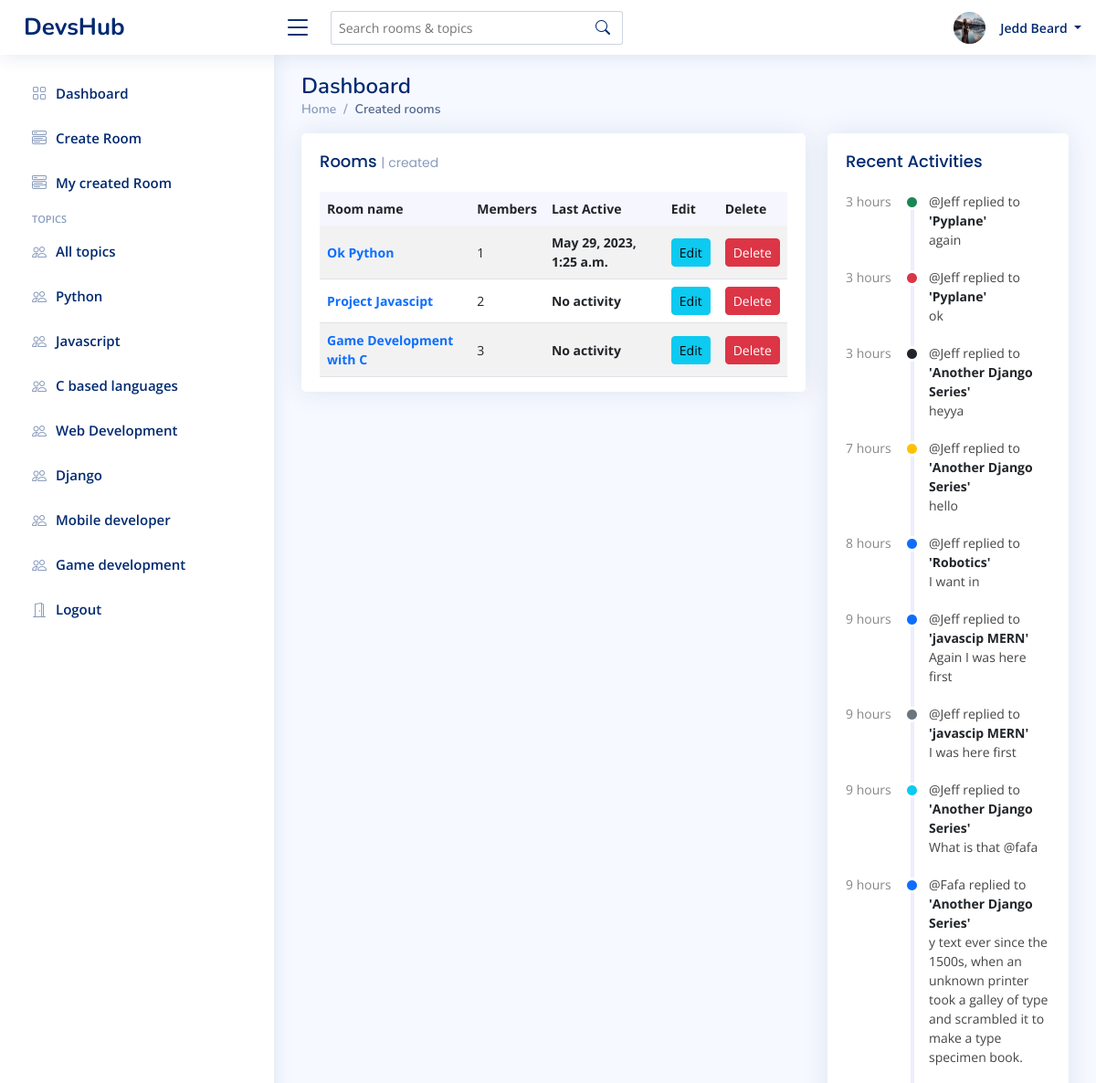
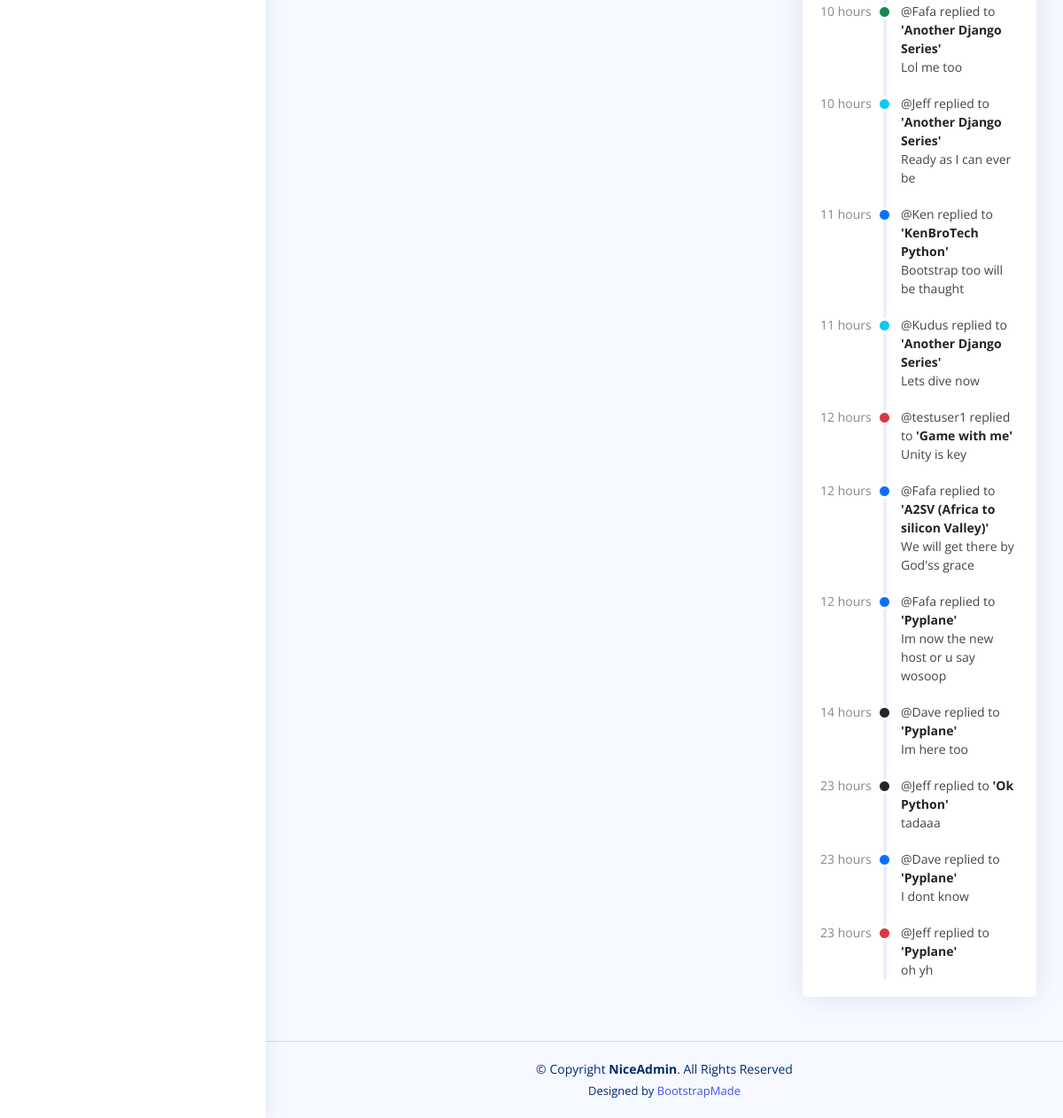
Page /created-rooms/ (signed in) on the committed database (2 pictures, top to bottom).
### base/models.py (models this page shows, shortened)
class Profile(models.Model):
    user = models.OneToOneField(User, on_delete=models.CASCADE)
    full_name = models.CharField(max_length=200, blank=True)
    profile_pic = models.ImageField(default="avatar.png", upload_to='profiles/', blank=True)
    bio =  models.TextField(blank=True)
    job = models.CharField(max_length=150, blank=True)
    company = models.CharField(max_length=200, blank=True)
    created = models.DateTimeField(auto_now_add=True)
    updated = models.DateTimeField(auto_now=True)

class Topic(models.Model):
    name = models.CharField(max_length=100)

class Room(models.Model):
    host = models.ForeignKey(User, on_delete=models.CASCADE, blank=True)
    topic = models.ForeignKey(Topic, on_delete=models.CASCADE)
    name = models.CharField(max_length=200)
    description = models.TextField()
    members = models.ManyToManyField(User, related_name="members", blank=True)
    created = models.DateTimeField(auto_now_add=True)
    updated = models.DateTimeField(auto_now=True)
    objects = RoomManager()
    class Meta:
        ordering = ["-updated", "-created"]
    def __str__(self):
        return self.name
    def last_active(self):
        messages = self.message_set.all().order_by('-created')
        if messages:
            return messages[0].created
        else:
            return "No activity"

class Message(models.Model):
    user = models.ForeignKey(User, on_delete=models.CASCADE)
    room = models.ForeignKey(Room, on_delete=models.CASCADE)
    body = models.TextField()
    created = models.DateTimeField(auto_now_add=True)
    updated = models.DateTimeField(auto_now=True)
    def get_random_color(self):
        colors = ["primary", "danger", "success", "dark", "info", "warning", "muted"]
        return random.choice(colors)
    class Meta:
        ordering = ["-created", '-updated']

### base/views.py (the view)
# urls.py: path("created-rooms/", created_rooms, name="created-rooms"),
@login_required(login_url="login")
def created_rooms(request):
    empty_activity = False
    room = Room.objects.return_all_created_rooms(request.user)
    topics = Topic.objects.all()
    room_messages = Message.objects.all().order_by("-created")[:20]
    if len(room_messages) == 0:
        empty_activity = True
    context = {
        "room_messages": room_messages,
        'empty_activity': empty_activity,
        'topics':topics,
        'rooms':room,
    }
    return render(request, 'base/created_rooms.html', context)

### base/models.py (called while the page is built)
    def return_all_created_rooms(self, user):
        rooms = []
        for room in Room.objects.all():
            if room.host == user:
                rooms.append(room)
        return rooms

### base/templatetags/custom_filters.py (called while the page is built)
@register.filter
def hours_since(value):
    if timezone.is_aware(value):
        now = timezone.now()
    else:
        now = timezone.make_aware(timezone.now(), timezone.get_current_timezone())
    delta = now - value
    hours = delta.total_seconds() // 3600
    return int(hours)

### base/templates/base/created_rooms.html (shortened to what this page needs)
{% extends 'main.html' %}
{% load static %}
{% load custom_filters %}
{% block css_files %}
<link href="{% static 'vendor/bootstrap/css/bootstrap.min.css' %}" rel="stylesheet">
<link href="{% static 'vendor/bootstrap-icons/bootstrap-icons.css' %}" rel="stylesheet">
<link href="{% static 'css/style.css' %}" rel="stylesheet">
{% endblock css_files %}
{% block content %}
<main id="main" class="main">
    <div class="pagetitle">
      <h1>Dashboard</h1>
      <nav>
        <ol class="breadcrumb">
          <li class="breadcrumb-item"><a href="index.html">Home</a></li>
          <li class="breadcrumb-item active">Created rooms</li>
        </ol>
      </nav>
    </div>
    <section class="section dashboard">
      <div class="row">
        <div class="col-lg-8">
          <div class="row">
            <div class="col-12">
            <div class="col-12">
              <div class="card top-selling overflow-auto">
                <div class="card-body pb-0">
                  <h5 class="card-title">Rooms <span>| created</span></h5>
                  <table class="table table-striped">
                    <thead>
                      <tr>
                        <th scope="col">Room name</th>
                        <th scope="col">Members</th>
                        <th scope="col">Last Active</th>
                        <th scope="col">Edit</th>
                        <th scope="col">Delete</th>
                      </tr>
                    </thead>
                    <tbody>
                      {% if empty_rooms %}
                      <h4>No available room</h4>
                      {% else %}
                      {% for room in rooms %}
                      <tr>
                        <td><a href="{% url 'room' room.id %}" class="text-primary fw-bold">{{room.name}}</a></td>
                        <td>{{room.members.all|length}}</td>
                        <td class="fw-bold">{{room.last_active}}</td>
                        <td><a class="btn btn-info btn-sm" href="">Edit</a></td>
                        <td><a class="btn btn-danger btn-sm" href="{% url 'delete-room' room.id %}">Delete</a></td>
                      </tr>
                      {% endfor %}
                      {% endif %}
                    </tbody>
                  </table>
                </div>
              </div>
            </div>
            </div>
          </div>
        </div>
        <div class="col-lg-4">
          <div class="card">
            <div class="card-body">
              <h5 class="card-title">Recent Activities</h5>
              <div class="activity">
                {% if empty_activity %}
                  <h5>No recent activity</h5>
                {% else %}
                {% for item in room_messages %}
                <div class="activity-item d-flex">
                  <div class="activite-label">{{item.created|hours_since}} hours</div>
                  <i class='bi bi-circle-fill activity-badge text-{{item.get_random_color}} align-self-start'></i>
                  <div class="activity-content">
                    @{{item.user}} replied to <a href="#" class="fw-bold text-dark">'{{item.room}}'</a> <br>{{item.body}}
                  </div>
                </div>
                {% endfor %}
                {% endif %}
              </div>
            </div>
          </div>
        </div>
      </div>
    </section>
  </main>
{% endblock content %}

### templates/navbar.html (shortened to what this page needs)
  <header id="header" class="header fixed-top d-flex align-items-center">
    <div class="d-flex align-items-center justify-content-between">
      <a href="{% url 'home' %}" class="logo d-flex align-items-center">
        <span class="d-none d-lg-block">DevsHub</span>
      </a>
      <i class="bi bi-list toggle-sidebar-btn"></i>
    </div>
    <div class="search-bar">
      <form class="search-form d-flex align-items-center" method="GET" action="{% url 'home' %}">
        <input type="text" name="q" placeholder="Search rooms & topics" title="Enter search keyword">
        <button type="submit" title="Search"><i class="bi bi-search"></i></button>
      </form>
    </div>
    <nav class="header-nav ms-auto">
      <ul class="d-flex align-items-center">
        {% if user.is_authenticated %}
        <li class="nav-item dropdown pe-3">
          <a class="nav-link nav-profile d-flex align-items-center pe-0" href="#" data-bs-toggle="dropdown">
            <img src="{{request.user.profile.profile_pic.url}}" style="height: 35px; width:35px;" alt="Profile" class="rounded-circle me-2">
            <span class="d-none d-md-block dropdown-toggle ps-2">
              {% if request.user.profile.full_name %}
                {{request.user.profile.full_name}}
              {% else %}
                {{request.user}}
               {% endif %}
            </span>
          </a>
        </li>
        {% else %}
        <a href="{% url 'login' %}" class="btn btn-primary me-3">Login</a>
        {% endif %}
      </ul>
    </nav>
  </header>

### templates/aside.html
  <aside id="sidebar" class="sidebar">
    <ul class="sidebar-nav" id="sidebar-nav">
      <li class="nav-item">
        <a class="nav-link collapsed" href="{% url 'home' %}">
          <i class="bi bi-grid"></i>
          <span>Dashboard</span>
        </a>
      </li>
      <li class="nav-item">
        <a class="nav-link collapsed" data-bs-target="#components-nav" href="{% url 'create-room' %}">
          <i class="bi bi-menu-button-wide"></i><span>Create Room</span>
        </a>
      </li>
      <li class="nav-item">
        <a class="nav-link collapsed" data-bs-target="#components-nav" href="{% url 'created-rooms' %}">
          <i class="bi bi-menu-button-wide"></i><span>My created Room</span>
        </a>
      </li>
      <li class="nav-heading">Topics</li>
      <li class="nav-item">
        <a class="nav-link collapsed" href="{% url 'home' %}">
        <i class="bi bi-people"></i>
        <span>All topics</span>
        </a>
    </li>
      {% for topic in topics %}
        <li class="nav-item">
            <a class="nav-link collapsed" href="{% url 'home' %}?q={{topic.name}}">
            <i class="bi bi-people"></i>
            <span>{{topic.name}}</span>
            </a>
        </li>
      {% endfor %}
      {% if user.is_authenticated %}
      <li class="nav-item">
        <a class="nav-link collapsed" href="{% url 'logout' %}">
        <i class="bi bi-door-open"></i>
        <span>Logout</span>
        </a>
      </li>
      {% endif %}
    </ul>
  </aside>

### static/css/style.css (style rules this page uses)
:root { scroll-behavior: smooth; }
body { font-family: "Open Sans", sans-serif; background: #f6f9ff; color: #444444; }
a { color: #4154f1; text-decoration: none; }
h1, h2, h3, h4, h5, h6 { font-family: "Nunito", sans-serif; }
#main { margin-top: 60px; padding: 20px 30px; transition: all 0.3s; }
.pagetitle { margin-bottom: 10px; }
.pagetitle h1 { font-size: 24px; margin-bottom: 0; font-weight: 600; color: #012970; }
.card { margin-bottom: 30px; border: none; border-radius: 5px; box-shadow: 0px 0 30px rgba(1, 41, 112, 0.1); }
.card-title { padding: 20px 0 15px 0; font-size: 18px; font-weight: 500; color: #012970; font-family: "Poppins", sans-serif; }
.card-title span { color: #899bbd; font-size: 14px; font-weight: 400; }
.card-body { padding: 0 20px 20px 20px; }
.breadcrumb { font-size: 14px; font-family: "Nunito", sans-serif; color: #899bbd; font-weight: 600; }
.breadcrumb a { color: #899bbd; transition: 0.3s; }
.breadcrumb .breadcrumb-item::before { color: #899bbd; }
.breadcrumb .active { color: #51678f; font-weight: 600; }
.logo { line-height: 1; }
@media (min-width: 1200px) { .logo { width: 280px; } }
.logo span { font-size: 26px; font-weight: 700; color: #012970; font-family: "Nunito", sans-serif; }
.header { transition: all 0.5s; z-index: 997; height: 60px; box-shadow: 0px 2px 20px rgba(1, 41, 112, 0.1); background-color: #fff; padding-left: 20px; }
.header .toggle-sidebar-btn { font-size: 32px; padding-left: 10px; cursor: pointer; color: #012970; }
.header .search-bar { min-width: 360px; padding: 0 20px; }
.header .search-form { width: 100%; }
.header .search-form input { border: 0; font-size: 14px; color: #012970; border: 1px solid rgba(1, 41, 112, 0.2); padding: 7px 38px 7px 8px; border-radius: 3px; transition: 0.3s; width: 100%; }
.header .search-form button { border: 0; padding: 0; margin-left: -30px; background: none; }
.header .search-form button i { color: #012970; }
.header-nav ul { list-style: none; }
.header-nav>ul { margin: 0; padding: 0; }
.header-nav .nav-profile { color: #012970; }
.header-nav .nav-profile img { max-height: 36px; }
.header-nav .nav-profile span { font-size: 14px; font-weight: 600; }
.sidebar { position: fixed; top: 60px; left: 0; bottom: 0; width: 300px; z-index: 996; transition: all 0.3s; padding: 20px; overflow-y: auto; scrollbar-width: thin; scrollbar-color: #aab7cf transparent; box-shadow: 0px 0px 20px rgba(1, 41, 112, 0.1); background-color: #fff; }
@media (min-width: 1200px) { #main, #footer { margin-left: 300px; } }
.sidebar-nav { padding: 0; margin: 0; list-style: none; }
.sidebar-nav li { padding: 0; margin: 0; list-style: none; }
.sidebar-nav .nav-item { margin-bottom: 5px; }
.sidebar-nav .nav-heading { font-size: 11px; text-transform: uppercase; color: #899bbd; font-weight: 600; margin: 10px 0 5px 15px; }
.sidebar-nav .nav-link { display: flex; align-items: center; font-size: 15px; font-weight: 600; color: #4154f1; transition: 0.3; background: #f6f9ff; padding: 10px 15px; border-radius: 4px; }
.sidebar-nav .nav-link i { font-size: 16px; margin-right: 10px; color: #4154f1; }
.sidebar-nav .nav-link.collapsed { color: #012970; background: #fff; }
.sidebar-nav .nav-link.collapsed i { color: #899bbd; }
.dashboard .activity { font-size: 14px; }
.dashboard .activity .activity-item .activite-label { color: #888; position: relative; flex-shrink: 0; flex-grow: 0; min-width: 64px; }
.dashboard .activity .activity-item .activite-label::before { content: ""; position: absolute; right: -11px; width: 4px; top: 0; bottom: 0; background-color: #eceefe; }
.dashboard .activity .activity-item .activity-badge { margin-top: 3px; z-index: 1; font-size: 11px; line-height: 0; border-radius: 50%; flex-shrink: 0; border: 3px solid #fff; flex-grow: 0; }
.dashboard .activity .activity-item .activity-content { padding-left: 10px; padding-bottom: 20px; }
.dashboard .activity .activity-item:first-child .activite-label::before { top: 5px; }
.dashboard .activity .activity-item:last-child .activity-content { padding-bottom: 0; }
.dashboard .top-selling { font-size: 14px; }
.dashboard .top-selling .table thead { background: #f6f6fe; }
.dashboard .top-selling .table thead th { border: 0; }
.dashboard .top-selling .table tbody td { vertical-align: middle; }

### rows in the picture
Topic: name "Python"
Topic: name "Javascript"
Topic: name "C based languages"
Topic: name "Web Development"
Topic: name "Django"
Topic: name "Mobile developer"
Topic: name "Game development"
Room: name "Ok Python", members.all|length "1", last_active "May 29, 2023, 1:25 a.m."
Room: name "Project Javascipt", members.all|length "2", last_active "No activity"
Room: name "Game Development with C", members.all|length "3", last_active "No activity"
Message: created|hours_since "3", user "Jeff", room "Pyplane", body "again"
Message: created|hours_since "3", user "Jeff", room "Pyplane", body "ok"
Message: created|hours_since "3", user "Jeff", room "Another Django Series", body "heyya"
Message: created|hours_since "7", user "Jeff", room "Another Django Series", body "hello"
Message: created|hours_since "8", user "Jeff", room "Robotics", body "I want in"
Message: created|hours_since "9", user "Jeff", room "javascip MERN", body "Again I was here first"
Message: created|hours_since "9", user "Jeff", room "javascip MERN", body "I was here first"
Message: created|hours_since "9", user "Jeff", room "Another Django Series", body "What is that @fafa"
Message: created|hours_since "9", user "Fafa", room "Another Django Series", body "y text ever since the 1500s, when an unknown printer took a galley of type and scrambled it to make a type specimen book."
Message: created|hours_since "10", user "Fafa", room "Another Django Series", body "Lol me too"
Message: created|hours_since "10", user "Jeff", room "Another Django Series", body "Ready as I can ever be"
Message: created|hours_since "11", user "Ken", room "KenBroTech Python", body "Bootstrap too will be thaught"
Message: created|hours_since "11", user "Kudus", room "Another Django Series", body "Lets dive now"
Message: created|hours_since "12", user "testuser1", room "Game with me", body "Unity is key"
Message: created|hours_since "12", user "Fafa", room "A2SV (Africa to silicon Valley)", body "We will get there by God'ss grace"
Message: created|hours_since "12", user "Fafa", room "Pyplane", body "Im now the new host or u say wosoop"
Message: created|hours_since "14", user "Dave", room "Pyplane", body "Im here too"
Message: created|hours_since "23", user "Jeff", room "Ok Python", body "tadaaa"
Message: created|hours_since "23", user "Dave", room "Pyplane", body "I dont know"
Message: created|hours_since "23", user "Jeff", room "Pyplane", body "oh yh"

### other values in the picture
{{ request.user.profile.full_name }} "Jedd Beard"
